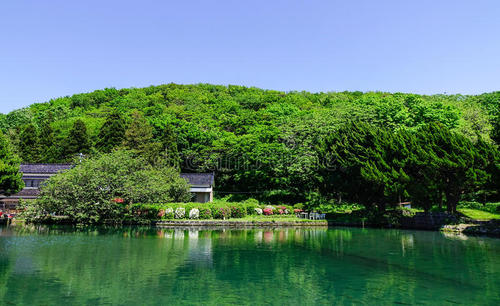
#> input picture OpenCV/Images/m3m.jpg, 500 x 306 px, found by its file name
$ jupyter execute '20_图片的仿射变换.ipynb'
#> lines starting #> are read from the running program, lines starting #| are printed output that depends on the picture
[cell 1]
# 实现 图片的 仿射变换【拉伸】
import cv2
import numpy as np

img = cv2.imread("..\Images\m3m.jpg",1)
#> img is the input picture: shape (306, 500, 3); mean B, G, R 106.6, 122.4, 89.1
cv2.imshow("src",img)
imgInfo = img.shape
#> imgInfo = (306, 500, 3)
height = imgInfo[0]
#> height = 306
width = imgInfo[1]
#> width = 500

# 原图片中的 3个点 --> 映射到 目标图片的 3个点（左上角，左下角，右上角）
matSrc = np.float32([[0,0],[0,height-1],[width-1,0]]) # 确定原图 的 三个点
#> matSrc = [[0, 0], [0, 305], [499, 0]]
matDst = np.float32([[50,50],[300,height-200],[width-300,100]]) # 确定 目标图片 的 三个点
#> matDst = [[50, 50], [300, 106], [200, 100]]

#组合， 该方法得到的是一个 矩阵组合
matAffine = cv2.getAffineTransform(matSrc,matDst) # 参数1：原图的 三个点矩阵， 参数2：目标图片的 三个点矩阵

# 完成 图片移位，矩阵运算
dst = cv2.warpAffine(img,matAffine,(width,height))
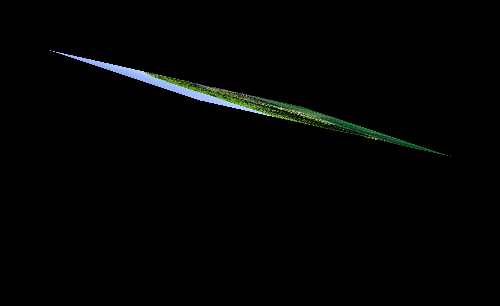
#> dst: shape (306, 500, 3); mean B, G, R 2.9, 3.3, 2.4

cv2.imshow('dst',dst)
cv2.waitKey(0)
cv2.destroyAllWindows()


$ run again, with OpenCV/Images/m1m.jpg copied over OpenCV/Images/m3m.jpg
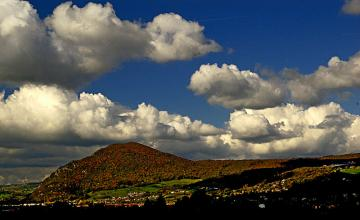
#> input picture OpenCV/Images/m1m.jpg, 360 x 220 px, found by its file name
#> img is the input picture: shape (220, 360, 3); mean B, G, R 87.2, 86.7, 83.4
#> `dst = cv2.warpAffine(img,matAffine,(width,height))`:
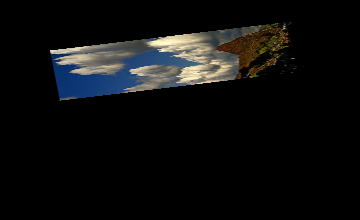
#> dst: shape (220, 360, 3); mean B, G, R 14.2, 14.1, 13.6

$ run again, with OpenCV/Images/m2m.jpg copied over OpenCV/Images/m3m.jpg
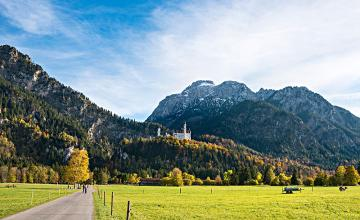
#> input picture OpenCV/Images/m2m.jpg, 360 x 220 px, found by its file name
#> img is the input picture: shape (220, 360, 3); mean B, G, R 141, 149, 132.6
#> `dst = cv2.warpAffine(img,matAffine,(width,height))`:
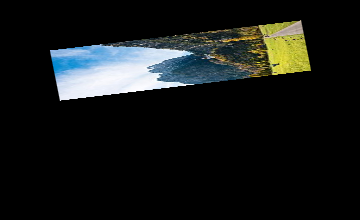
#> dst: shape (220, 360, 3); mean B, G, R 23, 24.3, 21.6

$ run again, with OpenCV/Images/m4m.jpg copied over OpenCV/Images/m3m.jpg
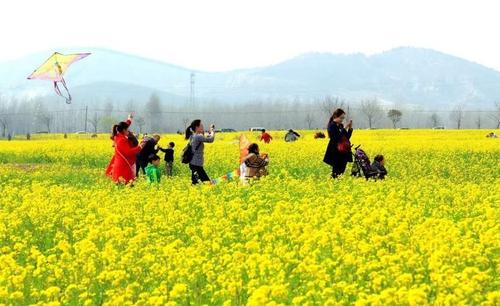
#> input picture OpenCV/Images/m4m.jpg, 500 x 306 px, found by its file name
#> img is the input picture: shape (306, 500, 3); mean B, G, R 115.9, 207.7, 201.8
#> `dst = cv2.warpAffine(img,matAffine,(width,height))`:
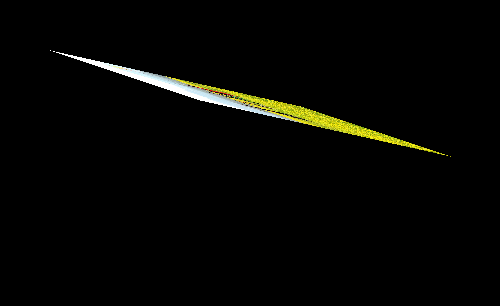
#> dst: shape (306, 500, 3); mean B, G, R 3.2, 5.7, 5.5
